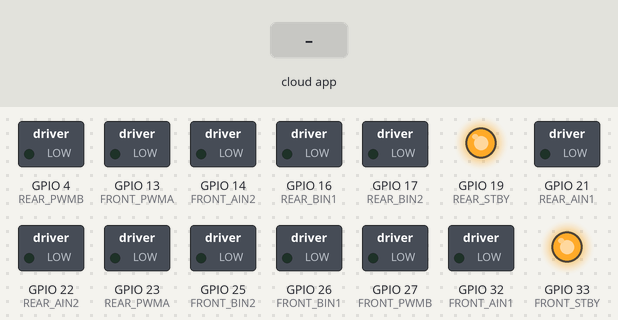
The program below on a simulated ESP32. Shown: switched loads named in the program (green lamp = pin HIGH), output pins drawn as LEDs (lit = HIGH). The test bench sets the inputs (shaded band). The ROS host is connected and sends only what is stated.

Above: at 1.2 s.
1.3 s: the phone or cloud app sets linear.x to -100
At 1.7 s:
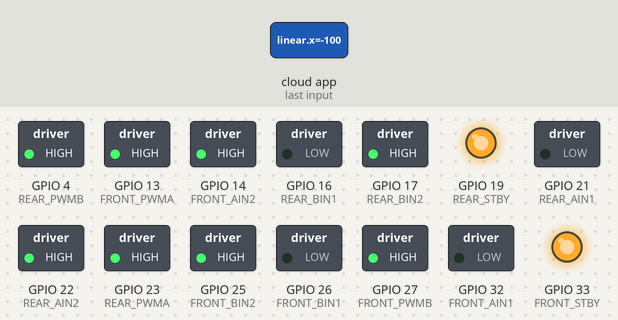
3.3 s: the phone or cloud app sets angular.z to -100
At 3.7 s:
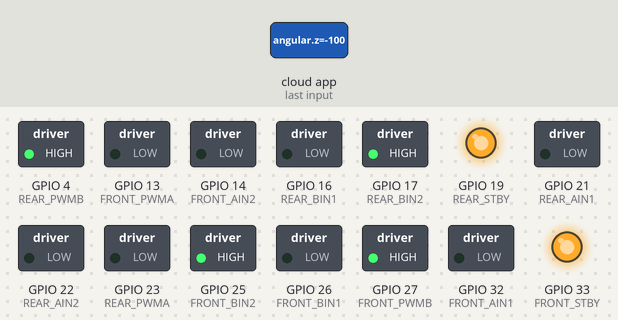
5.3 s: the phone or cloud app sets linear.x to 0
At 5.7 s:
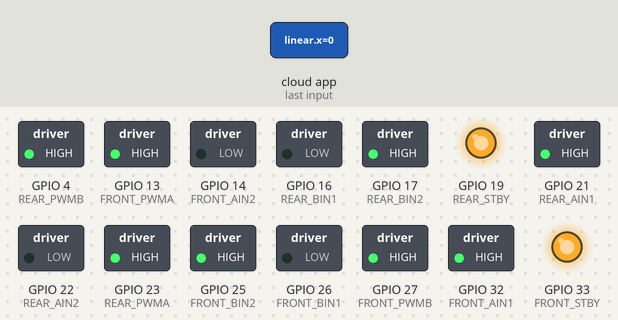
7.3 s: the phone or cloud app sets angular.z to 100
At 7.7 s:
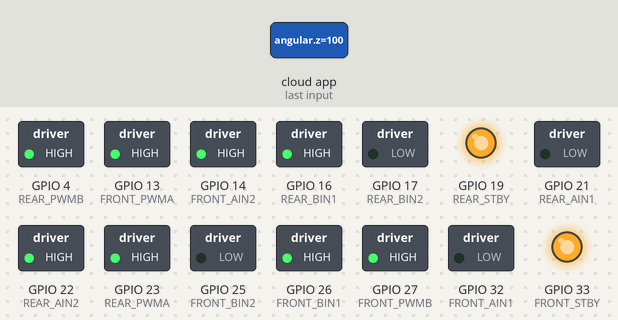
9.3 s: the phone or cloud app sets linear.x to 100
At 9.7 s:
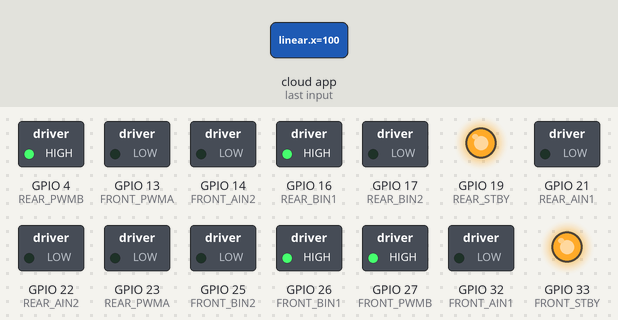
11.3 s: the phone or cloud app sets angular.z to 0
At 11.7 s:
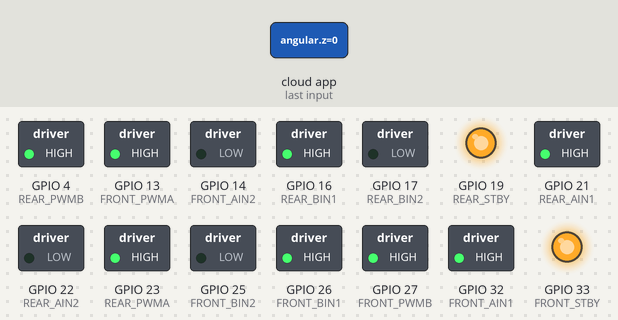
Timing chart, 0 to 14.3 s (numbered marks = the images above; inputs shaded):
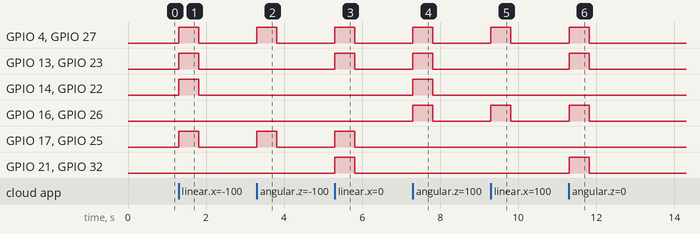

The program:

main.cpp
```cpp
#include <Arduino.h>
#include <micro_ros_platformio.h>
#include <rcl/rcl.h>
#include <rclc/rclc.h>
#include <rclc/executor.h>
#include <geometry_msgs/msg/twist.h>

// --- TB6612FNG Pins for FRONT Motors ---
#define FRONT_AIN1 32
#define FRONT_AIN2 14
#define FRONT_PWMA 13

#define FRONT_BIN1 26
#define FRONT_BIN2 25
#define FRONT_PWMB 27
#define FRONT_STBY 33

// --- TB6612FNG Pins for REAR Motors ---
#define REAR_AIN1 21
#define REAR_AIN2 22
#define REAR_PWMA 23

#define REAR_BIN1 16
#define REAR_BIN2 17
#define REAR_PWMB 4
#define REAR_STBY 19

// --- Function Prototypes for PlatformIO ---
void moveMotors(int speedLeft, int speedRight);
void twist_callback(const void * msgin);

// --- micro-ROS Variables ---
rcl_subscription_t subscriber;
geometry_msgs__msg__Twist msg;
rclc_executor_t executor;
rclc_support_t support;
rcl_allocator_t allocator;
rcl_node_t node;

unsigned long last_command_time = 0;

void setup() {
  // Uses USB serial to talk to the micro-ROS agent on the Pi
  Serial.begin(115200);
  set_microros_serial_transports(Serial);

  // Initialize FRONT Pins
  pinMode(FRONT_AIN1, OUTPUT); pinMode(FRONT_AIN2, OUTPUT); pinMode(FRONT_PWMA, OUTPUT);
  pinMode(FRONT_BIN1, OUTPUT); pinMode(FRONT_BIN2, OUTPUT); pinMode(FRONT_PWMB, OUTPUT);
  pinMode(FRONT_STBY, OUTPUT);

  // Initialize REAR Pins
  pinMode(REAR_AIN1, OUTPUT); pinMode(REAR_AIN2, OUTPUT); pinMode(REAR_PWMA, OUTPUT);
  pinMode(REAR_BIN1, OUTPUT); pinMode(REAR_BIN2, OUTPUT); pinMode(REAR_PWMB, OUTPUT);
  pinMode(REAR_STBY, OUTPUT);

  // Enable both motor drivers
  digitalWrite(FRONT_STBY, HIGH);
  digitalWrite(REAR_STBY, HIGH);

  // Initialize micro-ROS
  allocator = rcl_get_default_allocator();
  rclc_support_init(&support, 0, NULL, &allocator);
  rclc_node_init_default(&node, "rsrm_4x4_drive_node", "", &support);

  // Subscribe to the /cmd_vel topic
  rclc_subscription_init_default(
    &subscriber,
    &node,
    ROSIDL_GET_MSG_TYPE_SUPPORT(geometry_msgs, msg, Twist),
    "/cmd_vel");

  // Set up the executor
  rclc_executor_init(&executor, &support.context, 1, &allocator);
  rclc_executor_add_subscription(&executor, &subscriber, &msg, &twist_callback, ON_NEW_DATA);
}

void loop() {
  // Check for new joystick messages from Foxglove
  rclc_executor_spin_some(&executor, RCL_MS_TO_NS(10));

  // SAFETY DEADMAN SWITCH:
  // If 500 milliseconds pass without a new command, hit the brakes!
  if (millis() - last_command_time > 500) {
    moveMotors(0, 0);
  }
}

// Callback: Runs instantly every time Foxglove sends a joystick command
void twist_callback(const void * msgin) {
  // Reset the safety timer because we just received a command
  last_command_time = millis();

  const geometry_msgs__msg__Twist * twist_msg = (const geometry_msgs__msg__Twist *)msgin;

  // Extract joystick values (-1.0 to 1.0)
  float linear_x = twist_msg->linear.x;
  float angular_z = twist_msg->angular.z;

  // Differential drive mixing
  float left_ratio = linear_x - angular_z;
  float right_ratio = linear_x + angular_z;

  // Convert the -1.0 to 1.0 ratio into PWM speeds (-255 to 255)
  int speedLeft = constrain(left_ratio * 255, -255, 255);
  int speedRight = constrain(right_ratio * 255, -255, 255);

  // Send the speeds to the hardware function
  moveMotors(speedLeft, speedRight);
}

// Hardware Helper: Controls all 4 wheels simultaneously
void moveMotors(int speedLeft, int speedRight) {

  // --- LEFT SIDE (Front A + Rear A) ---
  if (speedLeft > 0) {
    digitalWrite(FRONT_AIN1, HIGH); digitalWrite(FRONT_AIN2, LOW);
    digitalWrite(REAR_AIN1,  HIGH); digitalWrite(REAR_AIN2,  LOW);
  } else if (speedLeft < 0) {
    digitalWrite(FRONT_AIN1, LOW);  digitalWrite(FRONT_AIN2, HIGH);
    digitalWrite(REAR_AIN1,  LOW);  digitalWrite(REAR_AIN2,  HIGH);
  } else {
    digitalWrite(FRONT_AIN1, LOW);  digitalWrite(FRONT_AIN2, LOW); // Brake
    digitalWrite(REAR_AIN1,  LOW);  digitalWrite(REAR_AIN2,  LOW); // Brake
  }
  analogWrite(FRONT_PWMA, abs(speedLeft));
  analogWrite(REAR_PWMA, abs(speedLeft));

  // --- RIGHT SIDE (Front B + Rear B) ---
  if (speedRight > 0) {
    digitalWrite(FRONT_BIN1, HIGH); digitalWrite(FRONT_BIN2, LOW);
    digitalWrite(REAR_BIN1,  HIGH); digitalWrite(REAR_BIN2,  LOW);
  } else if (speedRight < 0) {
    digitalWrite(FRONT_BIN1, LOW);  digitalWrite(FRONT_BIN2, HIGH);
    digitalWrite(REAR_BIN1,  LOW);  digitalWrite(REAR_BIN2,  HIGH);
  } else {
    digitalWrite(FRONT_BIN1, LOW);  digitalWrite(FRONT_BIN2, LOW); // Brake
    digitalWrite(REAR_BIN1,  LOW);  digitalWrite(REAR_BIN2,  LOW); // Brake
  }
  analogWrite(FRONT_PWMB, abs(speedRight));
  analogWrite(REAR_PWMB, abs(speedRight));
}
```

Measured:
- after the input at 1.3 s, GPIO 4 (REAR_PWMB), GPIO 13 (FRONT_PWMA), GPIO 14 (FRONT_AIN2), GPIO 17 (REAR_BIN2), GPIO 22 (REAR_AIN2), GPIO 23 (REAR_PWMA), GPIO 25 (FRONT_BIN2), GPIO 27 (FRONT_PWMB): LOW → HIGH at once, → LOW 0.51 s later
- after the input at 3.3 s, GPIO 4 (REAR_PWMB), GPIO 17 (REAR_BIN2), GPIO 25 (FRONT_BIN2), GPIO 27 (FRONT_PWMB): LOW → HIGH at once, → LOW 0.51 s later
- after the input at 5.3 s, GPIO 4 (REAR_PWMB), GPIO 13 (FRONT_PWMA), GPIO 17 (REAR_BIN2), GPIO 21 (REAR_AIN1), GPIO 23 (REAR_PWMA), GPIO 25 (FRONT_BIN2), GPIO 27 (FRONT_PWMB), GPIO 32 (FRONT_AIN1): LOW → HIGH at once, → LOW 0.51 s later
- after the input at 7.3 s, GPIO 4 (REAR_PWMB), GPIO 13 (FRONT_PWMA), GPIO 14 (FRONT_AIN2), GPIO 16 (REAR_BIN1), GPIO 22 (REAR_AIN2), GPIO 23 (REAR_PWMA), GPIO 26 (FRONT_BIN1), GPIO 27 (FRONT_PWMB): LOW → HIGH at once, → LOW 0.51 s later
- after the input at 9.3 s, GPIO 4 (REAR_PWMB), GPIO 16 (REAR_BIN1), GPIO 26 (FRONT_BIN1), GPIO 27 (FRONT_PWMB): LOW → HIGH at once, → LOW 0.51 s later
- after the input at 11.3 s, GPIO 4 (REAR_PWMB), GPIO 13 (FRONT_PWMA), GPIO 16 (REAR_BIN1), GPIO 21 (REAR_AIN1), GPIO 23 (REAR_PWMA), GPIO 26 (FRONT_BIN1), GPIO 27 (FRONT_PWMB), GPIO 32 (FRONT_AIN1): LOW → HIGH at once, → LOW 0.51 s later
